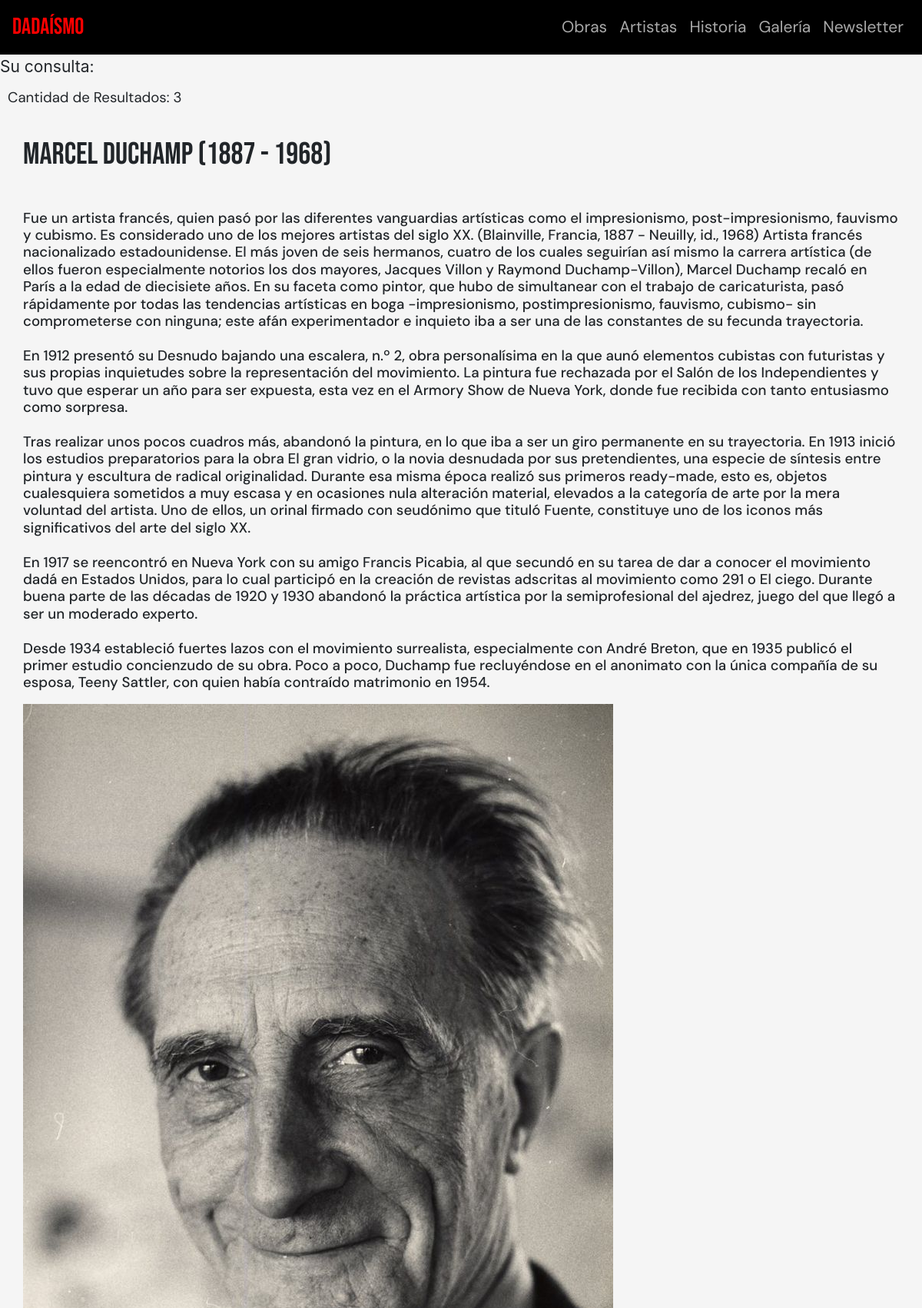
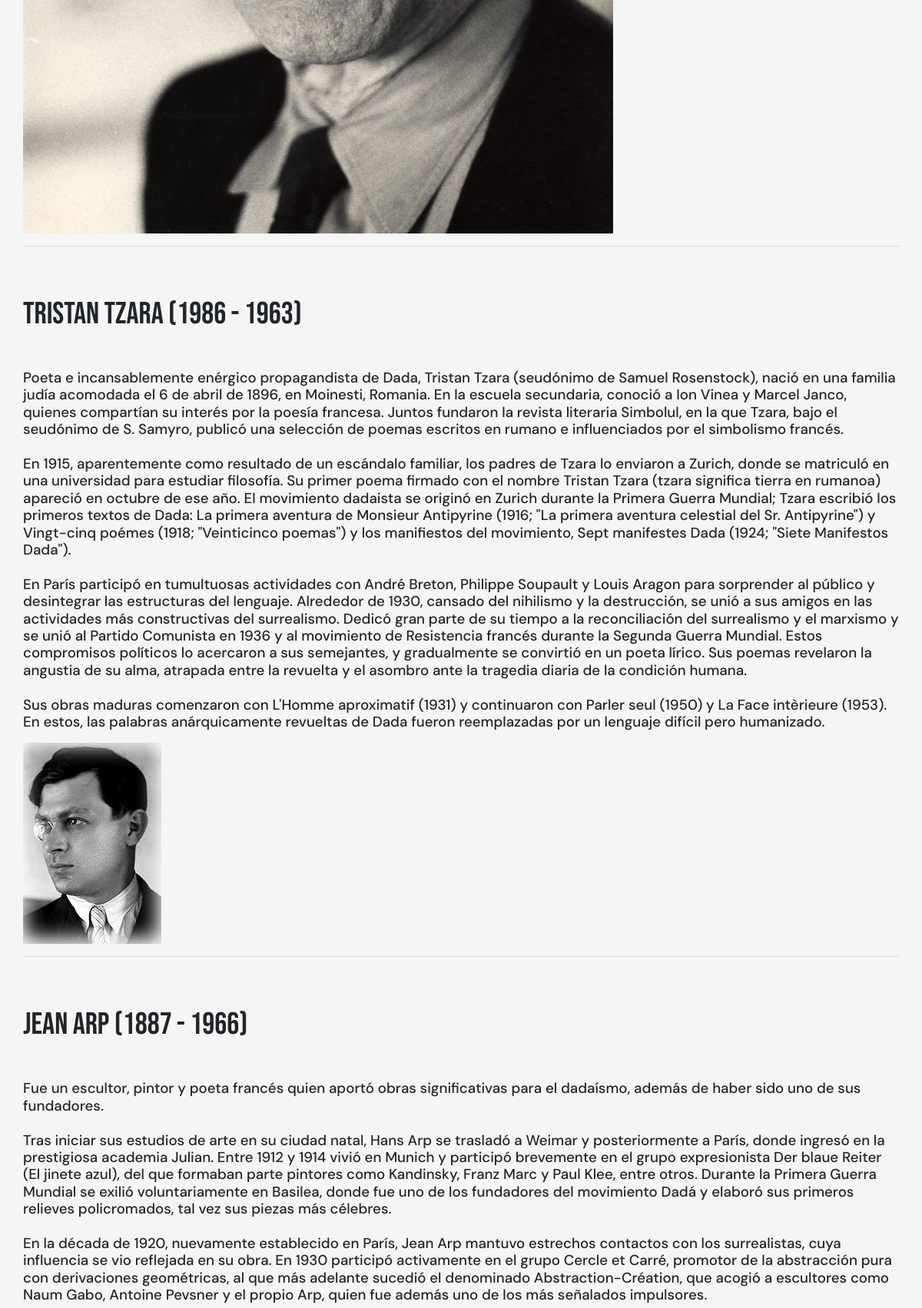
/artistas.php (upper part), run on the app's committed database (2 pictures, top to bottom).
### tables this page shows
CREATE TABLE `artistas` (
  `id` int(8) NOT NULL,
  `nombre` varchar(30) NOT NULL,
  `apellido` varchar(30) NOT NULL,
  `bio` text NOT NULL,
  `foto` varchar(255) NOT NULL
);

### artistas.php (the view, shortened to what this page needs)
<!doctype html>
<html lang="en">
  <head>
<link rel="stylesheet" href="https://cdn.jsdelivr.net/npm/bootstrap@4.5.3/dist/css/bootstrap.min.css">
    <link rel="stylesheet" href="estilos.css">
  <body>
<header>
   <nav class="navbar navbar-expand-lg">
    <a class="navbar-brand" href="index.html">DADAÍSMO</a>
  <div class="collapse navbar-collapse" id="navbarNavDropdown">
    <ul class="navbar-nav ml-auto">
      <li class="nav-item active">
        <a class="nav-link" href=obras.html>Obras<span class="sr-only">(current)</span></a>
      </li>
      <li class="nav-item">
        <a class="nav-link" href="artistas.html">Artistas</a>
      </li>
      <li class="nav-item">
        <a class="nav-link" href="historia.html">Historia</a>
      </li>
        <li class="nav-item">
        <a class="nav-link" href="galeria.html">Galería</a>
      </li>
        <li class="nav-item">
        <a class="nav-link" href="newsletter.html">Newsletter</a>
      </li>
    </ul>
  </div>
</nav>
</header>
<section>
<?php
	include('conexion.php');
	$buscar = $_POST['buscar'];
	echo "Su consulta: <em>".$buscar."</em><br>";
	$consulta = mysqli_query($conexion, "SELECT * FROM artistas WHERE nombre LIKE '%$buscar%' OR apellido LIKE '%$buscar%' ");
?>
<article class="resultados" style="width:100%;margin:0 auto;padding:10px;font-family:'DM Sans',sans-serif;font-size: 10pt;">
	<p>Cantidad de Resultados:
	<?php
		$nros=mysqli_num_rows($consulta);
		echo $nros;
	?>
	</p>
	<?php
		while($resultados=mysqli_fetch_array($consulta)) {
	?>
    <p>
    <?php
			echo $resultados['nombre'] . " ";
			echo $resultados['apellido'];
            echo $resultados['bio'];
	?>
    </p>
    <img src="<?php echo $resultados['foto'];?>">
    <hr/>
    <?php
		}
	?>
</article>
</section>
  </body>
</html>

### estilos.css (style rules this page uses)
body { animation-name: show; animation-duration: 4s; }
.navbar-brand { animation-name: nombre; animation-iteration-count: infinite; animation-duration: 7s; }
.navbar { background-color: black; }
.navbar-expand-lg .navbar-nav .nav-link { color: darkgrey; font-family: 'DM Sans', sans-serif; }
.navbar-expand-lg .navbar-brand { color: red; font-family: 'Bebas Neue', cursive; font-size: 30px; }
h1 { padding: 20px; font-family: 'Bebas Neue', cursive; }
body { background-color: whitesmoke; font-size: 21px; }
.resultados p { font-family: 'DM Sans', sans-serif; }
p { font-family: 'DM Sans', sans-serif; font-size: 14pt; }

### data on the page
artistas: nombre "Marcel", apellido "Duchamp (1887 - 1968)", bio "Fue un artista francés, quien pasó por las diferentes vanguardias artísticas como el impresionismo, post-impresionismo, fauvismo y cubismo. Es considerado uno de los mejores artistas del siglo XX. (Blainville, Francia, 1887 - Neuilly, id., 1968) Artista francés nacionalizado estadounidense. El más joven de seis hermanos, cuatro de los cuales seguirían así mismo la carrera artística (de ellos fueron especialmente notorios los dos mayores, Jacques Villon y Raymond Duchamp-Villon), Marcel Duchamp recaló en París a la edad de diecisiete años. En su faceta como pintor, que hubo de simultanear con el trabajo de caricaturista, pasó rápidamente por todas las tendencias artísticas en boga…", foto (picture)
artistas: nombre "Tristan", apellido "Tzara (1986 - 1963)", bio "Poeta e incansablemente enérgico propagandista de Dada, Tristan Tzara (seudónimo de Samuel Rosenstock), nació en una familia judía acomodada el 6 de abril de 1896, en Moinesti, Romania. En la escuela secundaria, conoció a Ion Vinea y Marcel Janco, quienes compartían su interés por la poesía francesa. Juntos fundaron la revista literaria Simbolul, en la que Tzara, bajo el seudónimo de S. Samyro, publicó una selección de poemas escritos en rumano e influenciados por el simbolismo francés. En 1915, aparentemente como resultado de un escándalo familiar, los padres de Tzara lo enviaron a Zurich, donde se matriculó en una universidad para estudiar filosofía. Su primer poema firmado con el nombre…", foto (picture)
artistas: nombre "Jean", apellido "Arp (1887 - 1966)", bio "Fue un escultor, pintor y poeta francés quien aportó obras significativas para el dadaísmo, además de haber sido uno de sus fundadores. Tras iniciar sus estudios de arte en su ciudad natal, Hans Arp se trasladó a Weimar y posteriormente a París, donde ingresó en la prestigiosa academia Julian. Entre 1912 y 1914 vivió en Munich y participó brevemente en el grupo expresionista Der blaue Reiter (El jinete azul), del que formaban parte pintores como Kandinsky, Franz Marc y Paul Klee, entre otros. Durante la Primera Guerra Mundial se exilió voluntariamente en Basilea, donde fue uno de los fundadores del movimiento Dadá y elaboró sus primeros relieves policromados, tal vez sus piezas más…"

### other printed values
$nros "3"
